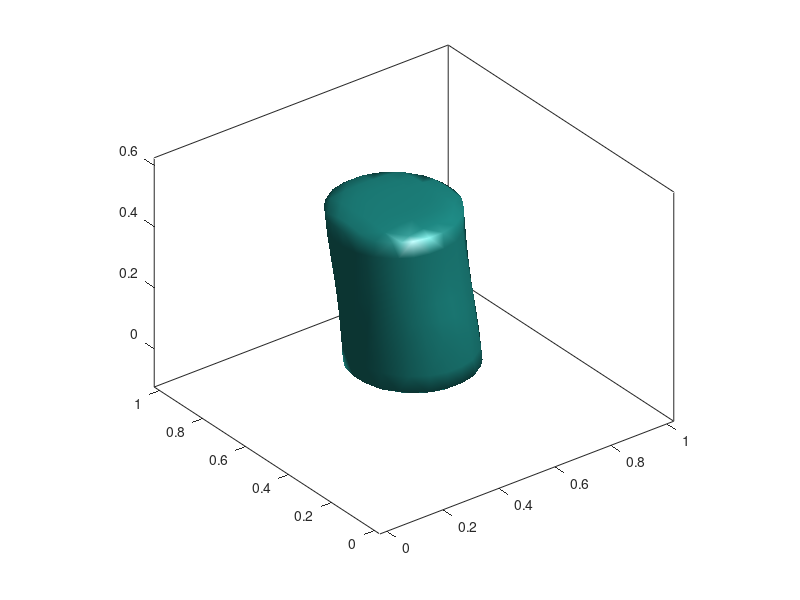

Here is the MATLAB script that generated this plot:
clear; clc; close all;

%%%%%%%%%%%%%%%%%%%%%%%%%%%%%%%%%%%%%%%%%%%%%%%%%%%%%%%%%%
% Set Initial Value
%%%%%%%%%%%%%%%%%%%%%%%%%%%%%%%%%%%%%%%%%%%%%%%%%%%%%%%%%%

h=0.05; m=2.5; eps=h*m/(2*2^(1/2)*atanh(0.9)); dt=0.1*h; alpha=0.1;
x=-0.5*h:h:1+0.5*h; y=x; z=-0.5*h:h:10.5*h;   

n_xy=size(x',1);
n_z=size(z',1);

%%% mu 초기값 설정 %%%
mu=zeros(n_xy,n_xy,n_z);

%%% phi 초기값 설정 %%%
phi=mu;
c=sin(atan(5*(n_z-1)/h));

for ix=1:n_xy
    for iy=1:n_xy
        phi(ix,iy,1)=tanh((0.2-sqrt(c*(x(ix)-0.5)^2+(y(iy)-0.5)^2))/(sqrt(2)*eps));       
    end    
end

for ix=1:n_xy
    for iy=1:n_xy
        phi(ix,iy,n_z)=tanh((0.2-sqrt((x(ix)-0.6)^2+c*(y(iy)-0.5)^2))/(sqrt(2)*eps));
    end
end

for ik=2:n_z-1
    phi(:,:,ik)=1/(n_z-1)*(ik-1)*phi(:,:,n_z)+(1-(ik-1)/(n_z-1))*phi(:,:,1);              % 중간 층 초기 값 설정 
end 

temp=phi; temp(:,:,1)=-1; temp(:,:,end)=-1;
isosurface(x,y,z,temp,0);
hold on
axis image;
axis([min(x) max(x) min(y) max(y) min(z)-0.1 max(z)+0.1]);
box on;
saveas(gcf,'image.jpg')
return

%%%%%%%%%%%%%%%%%%%%%%%%%%%%%%%%%%%%%%%%%%%%%%%%%%%%%%%%%%%%%%%%%
% Gauss-Seidel Iteration
%%%%%%%%%%%%%%%%%%%%%%%%%%%%%%%%%%%%%%%%%%%%%%%%%%%%%%%%%%%%%%%%%

phi_i=phi;
phi_pr=phi;             % t=n일때 사용될 값
phi_f=phi;
mu_pr=mu;
figure(2)
for it=1:50                     % 일단 n=1일 때만 해보고 교수님께 질문
    phi_pr=phi;                 
    for ik=1:50                 % 가우스 세이델 50번 반복
        for iz=2:n_z-1
            for ix=2:n_xy-1
                for iy=2:n_xy-1
                    
                    A=[1/dt 6/(h^2)
                        -3*(2*eps^2/(h^2)+phi(ix,iy,iz)^2) 1];     % 역행렬 계산을 위한 행렬
                    
                    mu_c=(mu(ix+1,iy,iz)+mu(ix-1,iy,iz)...
                        +mu(ix,iy+1,iz)+mu(ix,iy-1,iz)...
                        +mu(ix,iy,iz+1)+mu(ix,iy,iz-1))/(h^2);           % 역행렬 계산을 위한 뮤의 중앙 차분
                    
                    phi_c=(phi(ix+1,iy,iz)+phi(ix-1,iy,iz)...
                        +phi(ix,iy+1,iz)+phi(ix,iy-1,iz)...
                        +phi(ix,iy,iz+1)+phi(ix,iy,iz-1))/(h^2);         % 역행렬 계산을 위한 뮤의 중앙 차분
                    
                    B=[phi_pr(ix,iy,iz)/dt+mu_c
                        -phi_pr(ix,iy,iz)-2*phi(ix,iy,iz)^3-eps^2*phi_c];     % 역행렬 계산을 위한 행렬
                    
                    C=A\B;     % 역행렬 계산
                    phi(ix,iy,iz)=C(1); mu(ix,iy,iz)=C(2);
                    mu(1,:,:)=mu(2,:,:); mu(:,1,:)=mu(:,2,:);
                    mu(n_xy,:,:)=mu(n_xy-1,:,:); mu(:,n_xy,:)=mu(:,n_xy-1,:);
                end                
            end 
        end    
        phi(:,:,1)=alpha*phi_f(:,:,1)+(1-alpha)*(2*phi(:,:,2)-phi(:,:,3));
        phi(:,:,n_z)=alpha*phi_f(:,:,n_z)+(1-alpha)*(2*phi(:,:,n_z-1)-phi(:,:,n_z-2));          %업데이트 해주는 값
    end
    
    % 출력하고픈 횟수에 따라서 1 바꾸기
    if mod(it,1) == 0
        clf;
        temp=phi; temp(:,:,1)=-1; temp(:,:,end)=-1;
        isosurface(x,y,z,temp,0);
        axis image;
        axis([min(x) max(x) min(y) max(y) min(z)-0.1 max(z)+0.1]);
        box on;
        drawnow;
    end
end









